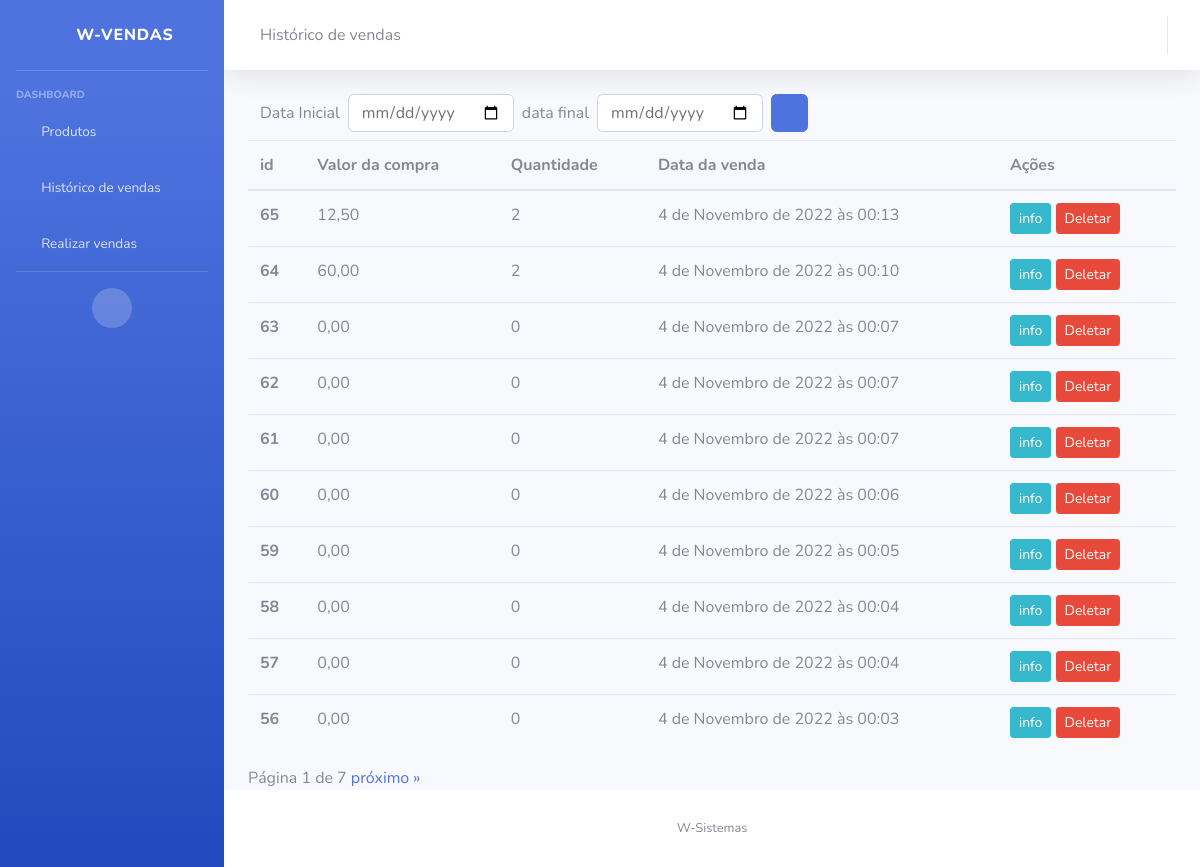
The page /historico-vendas on the database as committed earlier.
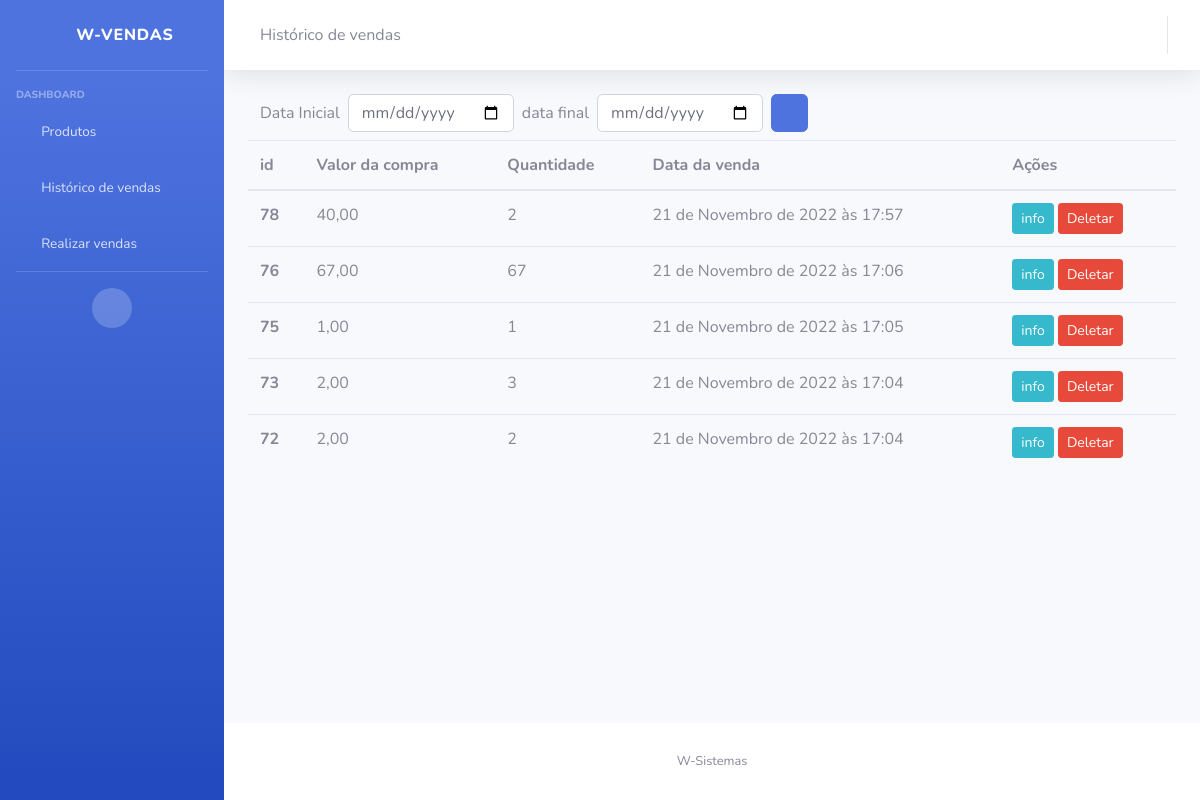
The same page on the database as committed later.
### vendas_app/models.py (models this page shows, shortened)
class Carrinho(models.Model):
    produtos = models.ManyToManyField(Produto, blank=True, related_name='vendas')
    data_compra = models.DateTimeField(auto_now_add=True)
    valor_da_compra = models.DecimalField(decimal_places=2, max_digits=10, default=0, blank=True)
    quantidade = models.IntegerField()

### vendas_app/views/historico_de_vendas.py (the view)
# urls.py: path('historico-vendas', historico_de_vendas, name='historico-vendas'),
def historico_de_vendas(request):
    vendas_q = Carrinho.objects.filter().order_by('-data_compra')
    p = Paginator(vendas_q, 10)
    page = request.GET.get('page')
    vendas = p.get_page(page)
    start_date = request.GET.get('data_inicial')
    end_date = request.GET.get('data_final')
    if start_date and end_date:
        vendas = Carrinho.objects.filter(data_compra__range=[start_date, end_date])
    return render(request, 'html/vendas.html', {'vendas_q': vendas_q, 'vendas': vendas, 'p': p})

### vendas_app/templates/html/vendas.html (shortened to what this page needs)
{% extends 'base.html' %}
{% block core %}
<a class="collapse-item" href="{% url 'home' %}">
  <i class="fas fa-fw fa-chevron-left"></i>
</a>
Histórico de vendas
{% endblock%}
{% block content%}
{% load crispy_forms_tags %}
     <div class="col-md-8">
      <form class="form-inline my-2 my-gl-0 pull-right">
          <label>Data Inicial</label>
          <input name="data_inicial" class="form-control ml-sm-2 mr-sm-2" type="date">
          <label>data final</label>
          <input name="data_final" class="form-control ml-sm-2 mr-sm-2" type="date">
          <button class="btn btn-primary my-2 my-sm-0" type="submit">
            <i class="fas fa-search fa-sm"></i>
          </button>
      </form>
    </div>
    {% if vendas %}
    <div class="d-flex flex-column">
      <table class="table">
          <thead>
            <tr>
              <th scope="col">id</th>
              <th scope="col">Valor da compra</th>
              <th scope="col">Quantidade</th>
              <th scope="col">Data da venda</th>
              <th scope="col">Ações</th>
            </tr>
          </thead>
          <tbody>
              {% for venda in vendas%}
              <tr>
                  <th scope="row">{{venda.id}}</th>
                  <td>{{venda.valor_da_compra}}</td>
                  <td>{{venda.quantidade}}</td>
                  <td>{{venda.data_compra}}</td>
                  <td>
                    <a href="{% url 'venda-detalhe' venda.pk %}"class="btn btn-info btn-sm">info</a>
                    <form action="{% url 'deletar-venda' venda.pk %}" method="post" class="d-inline">{% csrf_token %}
                      <input type="submit" class="btn btn-danger btn-sm" value="Deletar">
                    </form>
                  </td>
              </tr>
            {% endfor %}
          </tbody>
        </table>
    </div>
    {% endif %}
    {% if  vendas.has_next%}
      Página {{ vendas.number}} de {{ vendas.paginator.num_pages}}
      <a href="?page={{vendas.next_page_number}}">próximo &raquo</a>
    {% endif %}
{% endblock content%}

### vendas_app/templates/base.html (shortened to what this page needs)
{% load static %}
<!DOCTYPE html>
<html lang="en">
<head>
    <link href={% static "fontawesome-free/css/all.min.css"%} rel="stylesheet" type="text/css">
    <link href={% static "css/sb-admin-2.min.css"%} rel="stylesheet">
</head>
<body id="page-top">
    <div id="wrapper">
        <ul class="navbar-nav bg-gradient-primary sidebar sidebar-dark accordion" id="accordionSidebar">
            <a class="sidebar-brand d-flex align-items-center justify-content-center" href="{% url 'home'%}">
                <div class="sidebar-brand-icon rotate-n-15">
                    <i class="fas fa-laugh-wink"></i>
                </div>
                <div class="sidebar-brand-text mx-3">W-vendas</div>
            </a>
            <hr class="sidebar-divider">
            <div class="sidebar-heading">
                Dashboard
            </div>
            <li class="nav-item">
                <a class="nav-link collapsed" href="#" data-toggle="collapse" data-target="#collapseTwo"
                    aria-expanded="true" aria-controls="collapseTwo">
                    <i class="fas fa-fw fa-plus"></i>
                    <span>Produtos</span>
                </a>
            </li>
            <li class="nav-item">
                <a class="nav-link collapsed" href="{% url 'historico-vendas' %}"
                    aria-expanded="true" aria-controls="collapseUtilities">
                    <i class="fas fa-fw fa-calendar"></i>
                    <span>Histórico de vendas</span>
                </a>
            </li>
            <li class="nav-item">
                <a class="nav-link collapsed" href="{% url 'caixa-vendas' %}"
                    aria-expanded="true" aria-controls="collapseUtilities">
                    <i class="fas fa-fw fa-dollar-sign"></i>
                    <span>Realizar vendas</span>
                </a>
            </li>
            <hr class="sidebar-divider d-none d-md-block">
            <div class="text-center d-none d-md-inline">
                <button class="rounded-circle border-0" id="sidebarToggle"></button>
            </div>
        </ul>
        <div id="content-wrapper" class="d-flex flex-column">
            <div id="content">
                <nav class="navbar navbar-expand navbar-light bg-white topbar mb-4 static-top shadow">
                    {% block core %}
                    {% endblock%}
                    <ul class="navbar-nav ml-auto">
                    </ul>
                </nav>
                <div class="container-fluid">
                    {% block content%}
                    {% endblock content%}
                </div>
            </div>
            <footer class="sticky-footer bg-white">
                <div class="container my-auto">
                    <div class="copyright text-center my-auto">
                        <span>W-Sistemas</span>
                    </div>
                </div>
            </footer>
        </div>
    </div>
</body>
</html>

Rows that differ between the two databases and show on the page:
removed Carrinho: id "65", valor_da_compra "12,50", quantidade "2", data_compra "4 de Novembro de 2022 às 00:13"
removed Carrinho: id "64", valor_da_compra "60,00", quantidade "2", data_compra "4 de Novembro de 2022 às 00:10"
removed Carrinho: id "63", valor_da_compra "0,00", quantidade "0", data_compra "4 de Novembro de 2022 às 00:07"
removed Carrinho: id "62", valor_da_compra "0,00", quantidade "0", data_compra "4 de Novembro de 2022 às 00:07"
removed Carrinho: id "61", valor_da_compra "0,00", quantidade "0", data_compra "4 de Novembro de 2022 às 00:07"
removed Carrinho: id "60", valor_da_compra "0,00", quantidade "0", data_compra "4 de Novembro de 2022 às 00:06"
removed Carrinho: id "59", valor_da_compra "0,00", quantidade "0", data_compra "4 de Novembro de 2022 às 00:05"
removed Carrinho: id "58", valor_da_compra "0,00", quantidade "0", data_compra "4 de Novembro de 2022 às 00:04"
removed Carrinho: id "57", valor_da_compra "0,00", quantidade "0", data_compra "4 de Novembro de 2022 às 00:04"
removed Carrinho: id "56", valor_da_compra "0,00", quantidade "0", data_compra "4 de Novembro de 2022 às 00:03"
added Carrinho: id "78", valor_da_compra "40,00", quantidade "2", data_compra "21 de Novembro de 2022 às 17:57"
added Carrinho: id "76", valor_da_compra "67,00", quantidade "67", data_compra "21 de Novembro de 2022 às 17:06"
added Carrinho: id "75", valor_da_compra "1,00", quantidade "1", data_compra "21 de Novembro de 2022 às 17:05"
added Carrinho: id "73", valor_da_compra "2,00", quantidade "3", data_compra "21 de Novembro de 2022 às 17:04"
added Carrinho: id "72", valor_da_compra "2,00", quantidade "2", data_compra "21 de Novembro de 2022 às 17:04"
Other text that changed with them:
{{ vendas.number }}: "1" → (not shown)
{{ vendas.paginator.num_pages }}: "7" → (not shown)
text no longer shown: "Página de próximo »"
